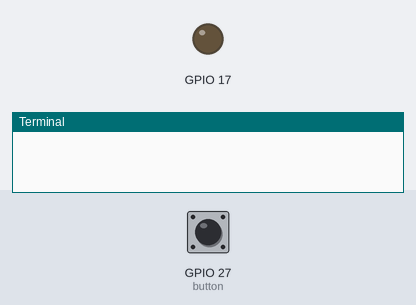
Recording of a program running on a simulated Raspberry Pi (BCM pin numbers). On the bench: output pins drawn as LEDs (lit = HIGH), the last lines printed to the terminal. The test bench sets the inputs (shaded band); at power-on: GPIO 27 (button) HIGH.

Above: at 1.2 s.
1.3 s: GPIO 27 (button) pulled LOW for 0.15 s
At 1.4 s:
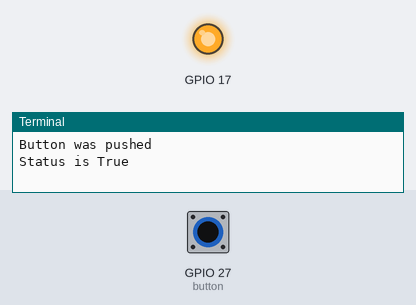
Timing chart, 0 to 4.3 s (numbered marks = the images above; inputs shaded):
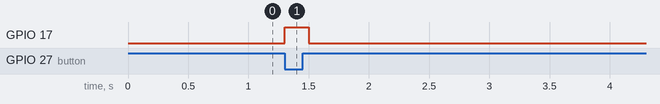

The program:

buzzer_test.py
```python
from gpiozero import Button
from signal import pause
import RPi.GPIO as GPIO
import time
# end_time = time.time() + 2
# while time.time() < end_time:
#     GPIO.setmode(GPIO.BCM)
#     GPIO.setup(17, GPIO.OUT)
#     #GPIO.output(BUZZER_PIN, GPIO.HIGH)
#     GPIO.output(17, GPIO.HIGH)
#     time.sleep(0.2)
#     GPIO.output(17, GPIO.LOW)
#     time.sleep(0.2)
#
# button = Button(27)
# button.wait_for_press()
# button.when_pressed = lambda: print("Button was Pushed!")
# pause()

#
# button_pin = 27  # Use your physical pin number
#
# GPIO.setwarnings(False)
# GPIO.setmode(GPIO.BCM)
# #GPIO.setup(button_pin, GPIO.IN, pull_up_down=GPIO.PUD_DOWN)
# GPIO.setup(button_pin, GPIO.OUT)
# GPIO.output(button_pin, GPIO.HIGH)
# time.sleep(0.2)
# GPIO.output(button_pin, GPIO.LOW)
# time.sleep(0.2)


# def button_callback(channel):
#     status = GPIO.input(channel)
#     print(f"Status: {status} ({'HIGH' if status else 'LOW'}), Push button clicked")
#
# GPIO.add_event_detect(button_pin, GPIO.BOTH, callback=button_callback, bouncetime=200)
#
# print("Waiting for button press... Press Ctrl+C to exit.")
#
# try:
#     while True:
#         time.sleep(1)  # Keep script running without busy wait
# except KeyboardInterrupt:
#     GPIO.cleanup()


#         GPIO.output(pin_number, GPIO.HIGH)
#         time.sleep(0.2)
#         GPIO.output(pin_number, GPIO.LOW)
#         time.sleep(0.2)

# GPIO.setup(button_pin, GPIO.IN, pull_up_down=GPIO.PUD_DOWN)
# print("press the button...")
# if GPIO.input(button_pin) == GPIO.HIGH:
#     print("Button was pushed!")
# time.sleep(0.1)
#
# try:
#     while True:
#         if GPIO.input(button_pin) == GPIO.HIGH:
#             print("Button was pushed!")
#         time.sleep(0.1)
# except KeyboardInterrupt:
#     GPIO.cleanup()


#####gpiozero option for button click
button = Button(27, bounce_time=0.2)

def on_button_pressed():
    print("Button was pushed")

    # Add multiple conditions or actions here:
    status = True
    if status:
        print("Status is True")
        led_contineous_glow(17,0.2)
    else:
        print("Status is False")

def led_contineous_glow(pin_number, timer):
    GPIO.setmode(GPIO.BCM)
    GPIO.setup(pin_number, GPIO.OUT)
    GPIO.output(pin_number, GPIO.HIGH)
    time.sleep(timer)
    GPIO.output(pin_number, GPIO.LOW)
    time.sleep(timer)
    #GPIO.cleanup()

button.when_pressed = on_button_pressed

pause()


# # Define the GPIO pins we are using (BCM numbering)
# led_pin = 17
# button_pin = 27
#
# def button_callback(channel):
#     """This function is called when a button press is detected."""
#     print(f"Button on pin {channel} was pushed!")
#
#     # Turn LED on for 0.2 seconds, then turn it off
#     GPIO.output(led_pin, GPIO.HIGH)
#     time.sleep(0.2)
#     GPIO.output(led_pin, GPIO.LOW)
#
# # --- Main Program ---
# try:
#     # This line disables the channel-in-use warning
#     GPIO.setwarnings(False)
#
#     # NEW: Clean up any old configurations before starting
#     GPIO.cleanup()
#
#     # Set the GPIO numbering mode
#     GPIO.setmode(GPIO.BCM)
#
#     # Setup the LED and Button pins
#     GPIO.setup(led_pin, GPIO.OUT)
#     GPIO.setup(button_pin, GPIO.IN, pull_up_down=GPIO.PUD_UP)
#
#     # Add the event detector
#     GPIO.add_event_detect(button_pin, GPIO.FALLING, callback=button_callback, bouncetime=200)
#
#     print("System ready. Press Enter to exit.")
#     input() # Wait for user to press Enter
#
# finally:
#     # This will run on a clean exit.
#     print("Cleaning up GPIO...")
#     GPIO.cleanup()
```

Measured:
- after the input at 1.3 s, GPIO 17: LOW → HIGH at once, → LOW 0.20 s later
